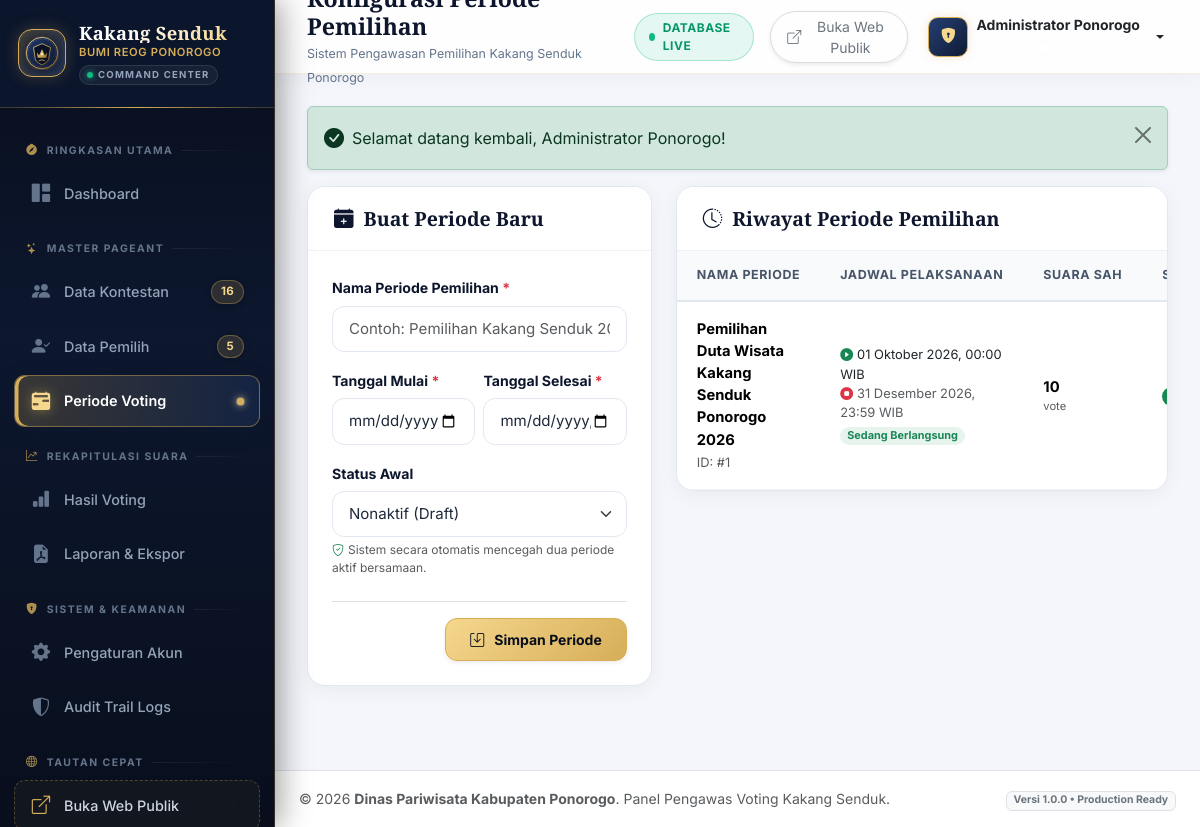
Screenshot of /admin/periode.php (signed in) with the database file from the repository.
### tables this page shows
CREATE TABLE `periode_voting` (
    `id` INT AUTO_INCREMENT PRIMARY KEY,
    `nama_periode` VARCHAR(100) NOT NULL,
    `tanggal_mulai` DATETIME NOT NULL,
    `tanggal_selesai` DATETIME NOT NULL,
    `status` ENUM('aktif', 'nonaktif') NOT NULL DEFAULT 'nonaktif',
    `created_at` DATETIME NOT NULL DEFAULT CURRENT_TIMESTAMP,
    `updated_at` DATETIME NULL ON UPDATE CURRENT_TIMESTAMP,
    INDEX `idx_periode_status` (`status`)
);

### admin/periode.php (the view, shortened to what this page needs)
<?php
require_once __DIR__ . '/../config/koneksi.php';
require_once __DIR__ . '/../includes/functions.php';
$periode_list = [];
if ($pdo) {
    try {
        $stmt = $pdo->query("
            SELECT p.*,
                   (SELECT COUNT(*) FROM voting v WHERE v.periode_voting_id = p.id) AS total_suara
            FROM periode_voting p
            ORDER BY p.id DESC
        ");
        $periode_list = $stmt->fetchAll();
    } catch (PDOException $e) {
        error_log("Error in admin periode.php: " . $e->getMessage());
    }
}
require_once __DIR__ . '/../includes/admin-header.php';
require_once __DIR__ . '/../includes/admin-sidebar.php';
?>
<div class="admin-content">
  <?= display_flash() ?>
  <div class="row g-4 mb-4">
    <div class="col-lg-5">
      <div class="admin-card">
        <div class="admin-card-header">
          <h5 class="admin-card-title"><i class="bi bi-calendar-plus-fill text-gold"></i> Buat Periode Baru</h5>
        </div>
        <div class="admin-card-body p-4">
          <form action="<?= BASE_URL ?>proses/simpan-periode.php" method="POST">
            <div class="mb-3">
              <label for="nama_periode" class="form-label">Nama Periode Pemilihan <span class="text-danger">*</span></label>
              <input type="text" class="form-control" id="nama_periode" name="nama_periode" placeholder="Contoh: Pemilihan Kakang Senduk 2026" required>
            </div>
            <div class="row g-2 mb-3">
              <div class="col-sm-6">
                <label for="tanggal_mulai" class="form-label">Tanggal Mulai <span class="text-danger">*</span></label>
                <input type="datetime-local" class="form-control font-mono" id="tanggal_mulai" name="tanggal_mulai" required>
              </div>
              <div class="col-sm-6">
                <label for="tanggal_selesai" class="form-label">Tanggal Selesai <span class="text-danger">*</span></label>
                <input type="datetime-local" class="form-control font-mono" id="tanggal_selesai" name="tanggal_selesai" required>
              </div>
            </div>
            <div class="mb-4">
              <label for="status" class="form-label">Status Awal</label>
              <select class="form-select" id="status" name="status" required>
                <option value="nonaktif" selected>Nonaktif (Draft)</option>
              </select>
              <small class="text-muted d-block mt-1" style="font-size: 0.75rem;">
                <i class="bi bi-shield-check text-success me-1"></i>Sistem secara otomatis mencegah dua periode aktif bersamaan.
              </small>
            </div>
            <div class="d-flex justify-content-between align-items-center pt-3 border-top">
              <button type="submit" class="btn btn-gold-admin btn-sm px-4 ms-auto shadow-sm" id="btnSubmitPeriode">
                <i class="bi bi-save me-1"></i> Simpan Periode
              </button>
            </div>
          </form>
        </div>
      </div>
    </div>
    <div class="col-lg-7">
      <div class="admin-card">
        <div class="admin-card-header">
          <h5 class="admin-card-title"><i class="bi bi-clock-history text-gold"></i> Riwayat Periode Pemilihan</h5>
        </div>
        <div class="admin-card-body p-0">
          <div class="table-responsive">
            <table class="table table-custom mb-0">
              <thead>
                <tr>
                  <th>Nama Periode</th>
                  <th>Jadwal Pelaksanaan</th>
                  <th>Suara Sah</th>
                  <th>Status</th>
                </tr>
              </thead>
              <tbody>
                <?php if (!empty($periode_list)): ?>
                  <?php foreach ($periode_list as $p): ?>
                    <?php
                      $now = date('Y-m-d H:i:s');
                      $is_expired = ($now > $p['tanggal_selesai']);
                      $not_started = ($now < $p['tanggal_mulai']);
                    ?>
                    <tr>
                      <td>
                        <span class="fw-bold text-navy d-block"><?= escape($p['nama_periode']) ?></span>
                        <small class="text-muted font-mono">ID: #<?= $p['id'] ?></small>
                      </td>
                      <td>
                        <div class="small text-dark font-mono"><i class="bi bi-play-circle-fill text-success me-1"></i><?= format_tanggal_indo($p['tanggal_mulai']) ?></div>
                        <div class="small text-muted font-mono"><i class="bi bi-stop-circle-fill text-danger me-1"></i><?= format_tanggal_indo($p['tanggal_selesai']) ?></div>
                        <?php if ($is_expired): ?>
                          <span class="badge bg-danger bg-opacity-10 text-danger mt-1 rounded-pill" style="font-size: 0.68rem;">Waktu Telah Habis</span>
                        <?php elseif ($not_started): ?>
                          <span class="badge bg-warning bg-opacity-25 text-dark mt-1 rounded-pill" style="font-size: 0.68rem;">Belum Dimulai</span>
                        <?php else: ?>
                          <span class="badge bg-success bg-opacity-10 text-success mt-1 rounded-pill" style="font-size: 0.68rem;">Sedang Berlangsung</span>
                        <?php endif; ?>
                      </td>
                      <td>
                        <span class="fw-bold text-navy font-mono"><?= number_format($p['total_suara'], 0, ',', '.') ?></span>
                        <small class="text-muted d-block" style="font-size: 0.7rem;">vote</small>
                      </td>
                      <td>
                        <?php if ($p['status'] === 'aktif'): ?>
                          <span class="badge bg-success px-2 py-1 rounded-pill"><i class="bi bi-check-circle-fill me-1"></i>Aktif</span>
                        <?php else: ?>
                          <span class="badge bg-secondary px-2 py-1 rounded-pill">Nonaktif</span>
                        <?php endif; ?>
                      </td>
                    </tr>
                  <?php endforeach; ?>
                <?php else: ?>
                  <tr>
                    <td colspan="5" class="text-center py-4 text-muted">Belum ada periode voting yang dibuat.</td>
                  </tr>
                <?php endif; ?>
              </tbody>
            </table>
          </div>
        </div>
      </div>
    </div>
  </div>
</div>
<?php require_once __DIR__ . '/../includes/admin-footer.php'; ?>

### assets/css/admin.css (style rules this page uses)
:root { --admin-sidebar-width: 275px; --admin-topbar-height: 74px; --navy-darkest: #070D1B; --navy-dark: #0D162C; --navy-card: #101B35; --navy-light: #1A2B50; --royal-blue: #243F73; --accent-gold: #D6AE58; --accent-gold-light: #F5D78E; --accent-gold-dark: #A67C2E; --bg-dashboard: #F4F6FB; --card-bg: #FFFFFF; --text-primary: #1E293B; --text-secondary: #64748B; --border-subtle: #E2E8F0; --border-gold: rgba(214, 174, 88, 0.3); --shadow-card: 0 4px 20px rgba(16, 27, 53, 0.05); --shadow-hover: 0 12px 30px rgba(16, 27, 53, 0.12); --radius-lg: 18px; --radius-md: 12px; --transition: all 0.22s cubic-bezier(0.2, 0.8, 0.2, 1); }
body.admin-body { font-family: 'Inter', -apple-system, BlinkMacSystemFont, 'Segoe UI', Roboto, sans-serif; background-color: var(--bg-dashboard); color: var(--text-primary); min-height: 100vh; margin: 0; padding: 0; overflow-x: hidden; }
h1, h2, h3, h4, h5, .font-serif { font-family: 'Playfair Display', Georgia, serif; }
.font-mono { font-family: 'Inter', monospace; }
.admin-content { padding: 32px; flex-grow: 1; }
.admin-card { background: var(--card-bg); border-radius: var(--radius-lg); border: 1px solid var(--border-subtle); box-shadow: var(--shadow-card); margin-bottom: 28px; overflow: hidden; transition: var(--transition); }
.admin-card-header { padding: 20px 26px; border-bottom: 1px solid #EEF2F6; background: #FFFFFF; display: flex; align-items: center; justify-content: space-between; }
.admin-card-title { font-family: 'Playfair Display', Georgia, serif; font-size: 1.22rem; font-weight: 700; color: var(--navy-dark); margin: 0; display: flex; align-items: center; gap: 10px; }
.admin-card-body { padding: 26px; }
.table-custom { width: 100%; border-collapse: separate; border-spacing: 0; }
.table-custom th { background: #F8FAFC; color: #475569; font-weight: 700; font-size: 0.78rem; text-transform: uppercase; letter-spacing: 0.6px; padding: 15px 20px; border-bottom: 2px solid #E2E8F0; white-space: nowrap; }
.table-custom td { padding: 16px 20px; vertical-align: middle; border-bottom: 1px solid #F1F5F9; font-size: 0.92rem; }
.form-label { font-size: 0.88rem; font-weight: 700; color: var(--navy-dark); margin-bottom: 7px; }
.form-control, .form-select { border-radius: var(--radius-md); padding: 11px 16px; border: 1.5px solid #E2E8F0; font-size: 0.94rem; color: var(--text-primary); transition: var(--transition); }
.btn-gold-admin { background: linear-gradient(135deg, var(--accent-gold-light), var(--accent-gold)); color: var(--navy-darkest); font-weight: 700; border: 1px solid var(--accent-gold); border-radius: var(--radius-md); padding: 10px 22px; box-shadow: 0 4px 14px rgba(214, 174, 88, 0.3); transition: var(--transition); text-decoration: none; display: inline-flex; align-items: center; gap: 6px; }

### rows the page displays
periode_voting: nama_periode "Pemilihan Duta Wisata Kakang Senduk Ponorogo 2026", id "1", tanggal_mulai "01 Oktober 2026, 00:00 WIB", tanggal_selesai "31 Desember 2026, 23:59 WIB", shows "Sedang Berlangsung", total_suara "10"

### other values shown
$_SESSION['user_nama'] "Administrator Ponorogo"
$sb_kontestan_count "16"
$sb_pemilih_count "5"
$message "Selamat datang kembali, Administrator Ponorogo!"
